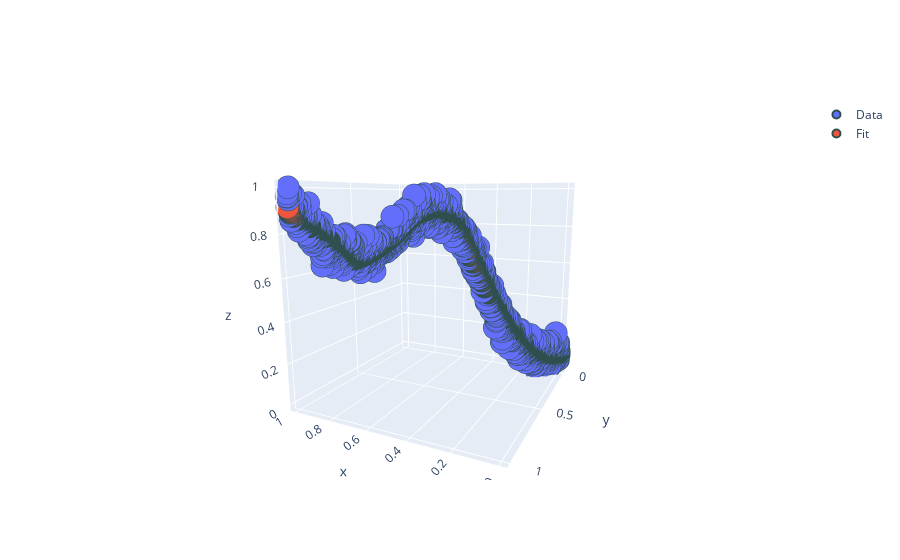

The code cell stored with this chart in its notebook:
### Code cell
# try CV on multi dim dataset
import pandas as pd
from sklearn.preprocessing import MinMaxScaler

m2 = ( ('s(1)', 'smooth', 25, (1, 1000), "quantile"), 
       ('s(2)', 'inc', 25, (2, 2000), "quantile"),  
       ('t(1,2)', 'smooth', (5, 5), (3, 3000), "quantile"), )

M2 = Model(descr=m2)

X = pd.DataFrame(data={"x1": np.linspace(-2,2,1000),   
                       "x2": np.linspace(0,1,1000), }) #,
                       #"x3": np.linspace(-2,2,1000), "x4": np.linspace(0,1,1000),
                       #"x5": np.linspace(-2,2,1000), "x6": np.linspace(0,1,1000)})
y = pd.DataFrame(data={"y": 2*np.exp(-X["x1"]**2) + 0.1*np.exp(X["x2"]) + 
                       0.1*np.random.randn(len(X["x1"])) + X["x1"] * X["x2"]  })

X_norm = MinMaxScaler().fit_transform(X)
y_norm = MinMaxScaler().fit_transform(y)

f2 = M2.fit(X=X_norm, y=y_norm.ravel(), plot_=True)
#M2.calc_GCV(X=X_norm, y=y_norm, n_grid=2)

### Figure 1 — Plotly figure (JSON) as saved in the notebook; plotly's stock layout.template omitted (floating-point values rounded to 4 significant figures; data arrays with more than 128 entries replaced by an {"elided": "..."} marker saying what was removed)
{"data": [{"marker": {"line": {"color": "DarkSlateGrey", "width": 2}, "size": 8}, "mode": "markers", "name": "Data", "type": "scatter3d", "x": {"elided": "1000 float values"}, "y": {"elided": "1000 float values"}, "z": {"elided": "1000 float values"}}, {"marker": {"line": {"color": "DarkSlateGrey", "width": 2}, "size": 8}, "mode": "markers", "name": "Fit", "type": "scatter3d", "x": {"elided": "1000 float values"}, "y": {"elided": "1000 float values"}, "z": {"elided": "1000 float values"}}], "layout": {"autosize": true, "scene": {"aspectmode": "auto", "aspectratio": {"x": 1, "y": 1, "z": 1}, "camera": {"center": {"x": 0, "y": 0, "z": 0}, "eye": {"x": -0.9257, "y": 1.908, "z": 0.438}, "projection": {"type": "perspective"}, "up": {"x": 0, "y": 0, "z": 1}}}}}
